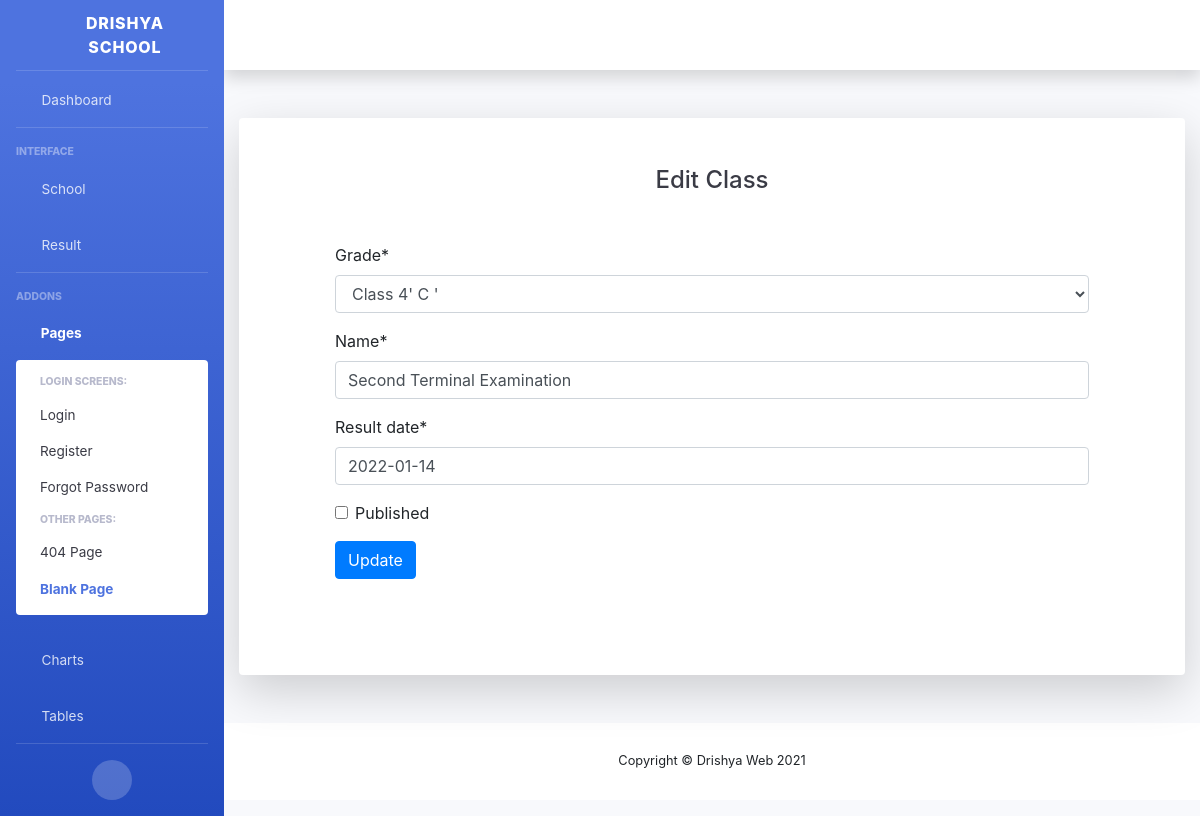
Page /update-exam/3 on the committed database.
### exam/models.py (models this page shows, shortened)
class Exam(models.Model):
    grade = models.ForeignKey(Class , on_delete=models.CASCADE)
    name = models.CharField(max_length=200)
    result_date = models.DateField()
    published = models.BooleanField(default=False)
    exam_added = models.DateTimeField(auto_now_add=True)

### school/models.py (models this page shows, shortened)
class Class(models.Model):
    name = models.CharField(max_length=254)
    class_teacher = models.ForeignKey(Teacher , on_delete=models.CASCADE)
    section = models.ForeignKey(Section , on_delete=models.CASCADE)
    is_active = models.BooleanField()
    def __str__(self):
        return str(self.name +"' " + self.section.name + " '")

class Section(models.Model):
    name = models.CharField(max_length=100)
    room_no = models.CharField(max_length=100)

### exam/views.py (the view, shortened to what this page needs)
# urls.py: path('update-exam/<int:pk>', views.UpdateExam.as_view(), name="update-exam"),
class UpdateExam( UpdateView):
    model = Exam
    fields = ('__all__')

### exam/templates/exam/exam_form.html (shortened to what this page needs)
{% include "dashboard/header.html" %}
{% load crispy_forms_tags %}
<div class="container">
    <div class="card o-hidden border-0 shadow-lg my-5">
        <div class="card-body p-0">
            <div class="row d-flex justify-content-center">
                <div class="col-md-12">
                    <div class="p-5">
                        <div class="text-center">
                            <h1 class="h4 text-gray-900 mb-4">Edit Class {{teacher.name}}</h1>
                        </div>
                        <form class="  m-5" method="POST" action='' enctype="multipart/form-data">
                            {{form | crispy}}
                            <button type="submit" class="btn btn-primary">Update</button>
                    </form>
                    </div>
                </div>
            </div>
        </div>
    </div>
</div>
{% include "dashboard/footer.html" %}

### rows in the picture
Exam: grade "Class 4' C '", result_date "2022-01-14"
Class: name "Second Terminal Examination"
